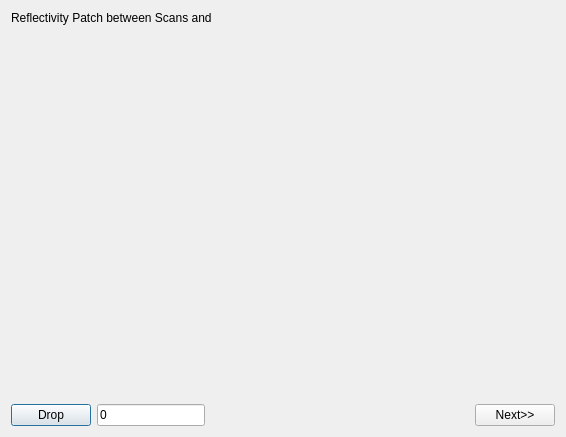
<?xml version="1.0" encoding="UTF-8"?>
<ui version="4.0">
 <class>Dialog</class>
 <widget class="QDialog" name="Dialog">
  <property name="geometry">
   <rect>
    <x>0</x>
    <y>0</y>
    <width>566</width>
    <height>437</height>
   </rect>
  </property>
  <property name="windowTitle">
   <string>Dialog</string>
  </property>
  <layout class="QGridLayout" name="gridLayout">
   <item row="0" column="0">
    <widget class="QLabel" name="Label">
     <property name="sizePolicy">
      <sizepolicy hsizetype="Expanding" vsizetype="Preferred">
       <horstretch>0</horstretch>
       <verstretch>0</verstretch>
      </sizepolicy>
     </property>
     <property name="maximumSize">
      <size>
       <width>361</width>
       <height>16777215</height>
      </size>
     </property>
     <property name="font">
      <font>
       <pointsize>9</pointsize>
      </font>
     </property>
     <property name="text">
      <string>Reflectivity Patch between Scans and </string>
     </property>
    </widget>
   </item>
   <item row="1" column="0">
    <widget class="MplWidget" name="plotWidget" native="true">
     <property name="sizePolicy">
      <sizepolicy hsizetype="Preferred" vsizetype="Expanding">
       <horstretch>0</horstretch>
       <verstretch>0</verstretch>
      </sizepolicy>
     </property>
    </widget>
   </item>
   <item row="2" column="0">
    <layout class="QHBoxLayout" name="horizontalLayout">
     <item>
      <widget class="QPushButton" name="dropPushButton">
       <property name="text">
        <string>Drop</string>
       </property>
      </widget>
     </item>
     <item>
      <widget class="QLineEdit" name="dropLineEdit">
       <property name="sizePolicy">
        <sizepolicy hsizetype="Fixed" vsizetype="Fixed">
         <horstretch>0</horstretch>
         <verstretch>0</verstretch>
        </sizepolicy>
       </property>
       <property name="text">
        <string>0</string>
       </property>
      </widget>
     </item>
     <item>
      <spacer name="horizontalSpacer">
       <property name="orientation">
        <enum>Qt::Horizontal</enum>
       </property>
       <property name="sizeHint" stdset="0">
        <size>
         <width>40</width>
         <height>20</height>
        </size>
       </property>
      </spacer>
     </item>
     <item>
      <widget class="QPushButton" name="nextPushButton">
       <property name="text">
        <string>Next&gt;&gt;</string>
       </property>
      </widget>
     </item>
    </layout>
   </item>
  </layout>
 </widget>
 <customwidgets>
  <customwidget>
   <class>MplWidget</class>
   <extends>QWidget</extends>
   <header location="global">mplwidget</header>
   <container>1</container>
  </customwidget>
 </customwidgets>
 <resources/>
 <connections/>
</ui>
